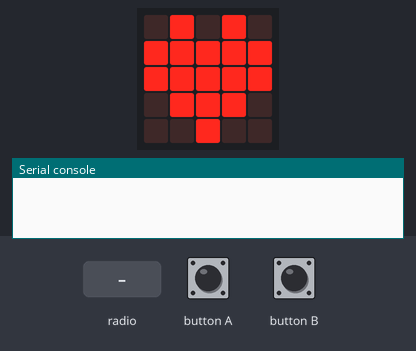
Bench run of a program on a simulated BBC micro:bit (MakeCode). Shown: the board's 5×5 LED display, the last lines printed to the serial console. The inputs (shaded band) are chosen by the test bench. No radio messages arrive unless stated (any console line starting 'radio sent:' is added by the test bench).

Above: at 1.8 s.
1.9 s: button B pressed for 0.15 s
At 2.4 s:
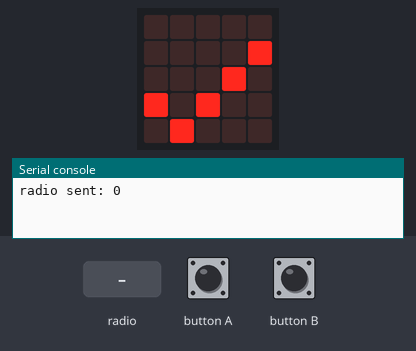
3.5 s: button A pressed for 0.15 s
At 4.8 s:
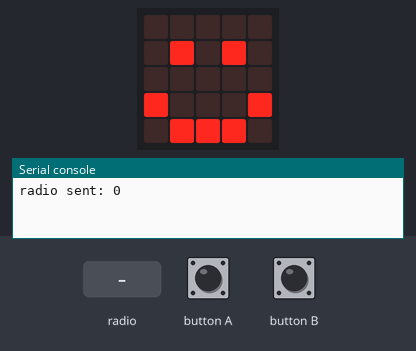
5.1 s: radio message "5" arrives
At 6.3 s:
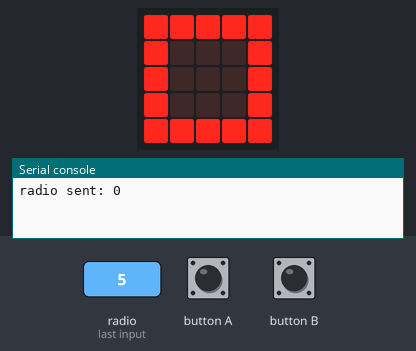
6.6 s: radio message "1" arrives
At 7.7 s:
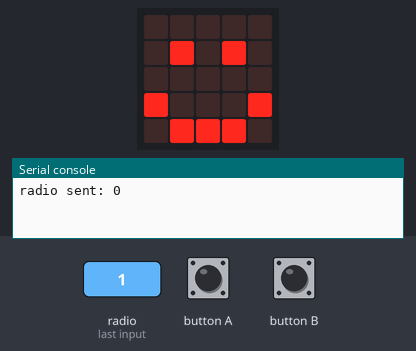
8.1 s: button A pressed for 0.15 s
At 9.4 s:
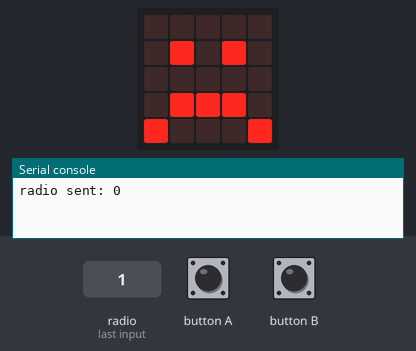
9.7 s: radio message "0" arrives
At 10.0 s:
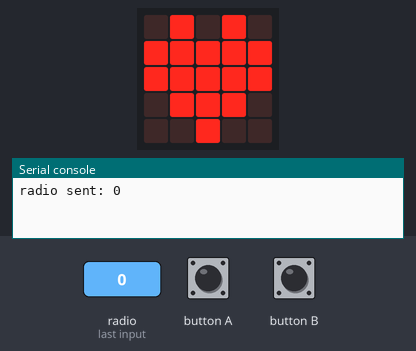
Timing chart, 0 to 12.2 s (numbered marks = the images above; inputs shaded):
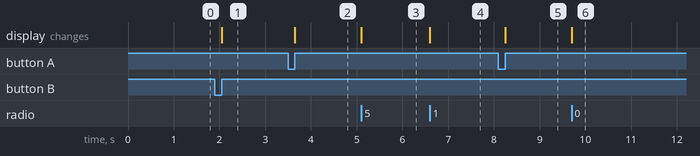

Measured:
- after the input at 1.9 s, the display: changes after 0.15 s (image 1)
- after the input at 3.5 s, the display: changes after 0.15 s (image 2)
- after the input at 5.1 s, the display: changes at once (image 3)
- after the input at 6.6 s, the display: changes at once (image 4)
- after the input at 8.1 s, the display: changes after 0.15 s (image 5)
- after the input at 9.7 s, the display: changes at once (image 6)

The program:

main.ts
```typescript
radio.onReceivedNumber(function (receivedNumber) {
    code = receivedNumber
    zeige_emoji(code)
})
input.onButtonPressed(Button.A, function () {
    code += 1
    if (code == 4) {
        code = 0
    }
    zeige_emoji(code)
})
function zeige_emoji (code: number) {
    if (code == 0) {
        basic.showIcon(IconNames.Heart)
    } else if (code == 1) {
        basic.showIcon(IconNames.Happy)
    } else if (code == 2) {
        basic.showIcon(IconNames.Sad)
    } else {
        basic.showIcon(IconNames.Square)
    }
}
input.onButtonPressed(Button.B, function () {
    radio.sendNumber(code)
    basic.showIcon(IconNames.Yes)
})
let code = 0
radio.setGroup(1)
code = 0
zeige_emoji(code)
```

test.ts
```typescript
// Hier kann man Tests durchführen; diese Datei wird nicht kompiliert, wenn dieses Paket als Erweiterung verwendet wird.
```
